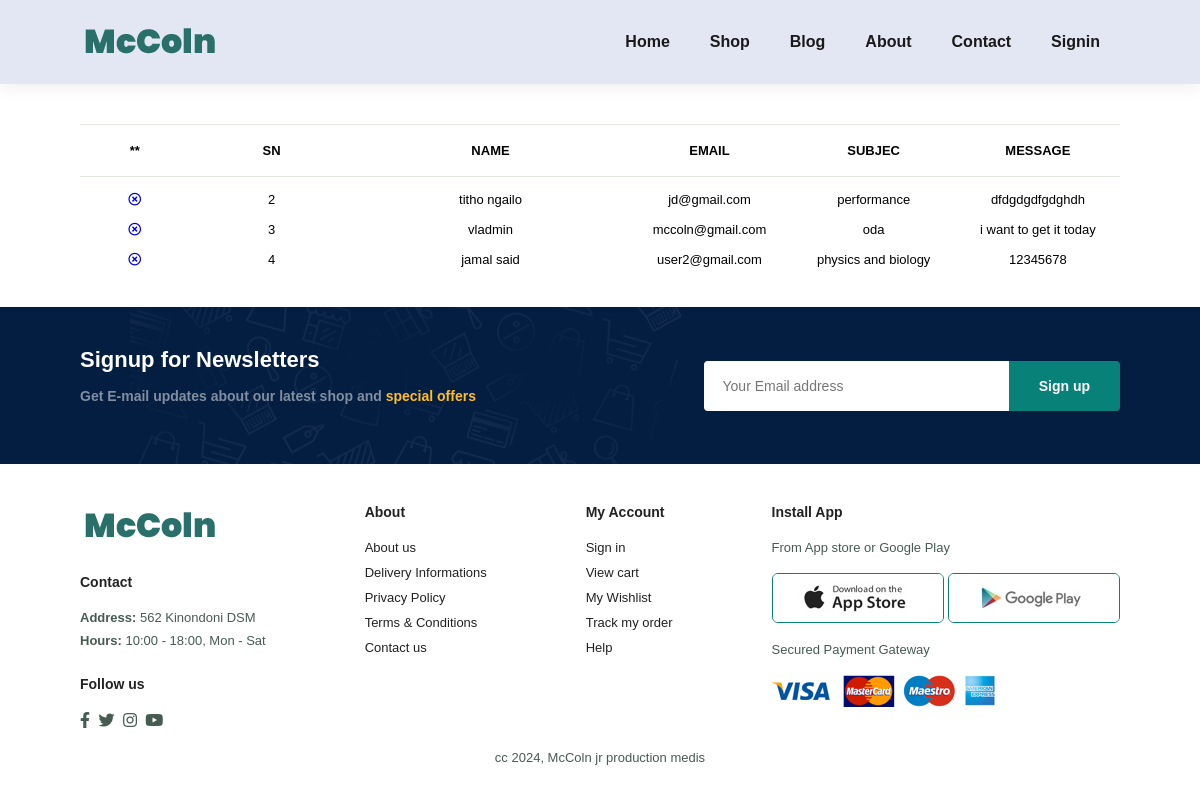
Page /receivedmessage/ on the committed database.
### app1/models.py (models this page shows, shortened)
class Contact(models.Model):
	name = models.CharField(max_length=20)
	email = models.CharField(max_length=30)
	subject = models.CharField(max_length=50)
	message = models.TextField(max_length=500)

### app1/views.py (the view)
# urls.py: path('receivedmessage/', views.receivedmessage, name='receivedmessage'),
def receivedmessage(request):
	x = Contact.objects.all()
	context = {
		'x':x
	}
	return render(request,'app1/receivedmessage.html',context)

### app1/templates/app1/receivedmessage.html (shortened to what this page needs)
{% extends 'app1/base.html' %}
{% load static %}
{% block container %}
  <section id="cart" class="section-p1">
    {% if x %}
    <table width="'100%">
        <thead>
            <tr>
                <td>**</td>
                <td>sn</td>
                <td>name</td>
                <td>Email</td>
                <td>Subjec</td>
                <td>Message</td>
            </tr>
        </thead>
        <tbody>
          {% for i in x %}
            <tr>
                <td><a href="#"><i class="far fa-times-circle"></i></a></td>
                <td>{{i.id}}</td>
                <td>{{i.name}}</td>
                <td>{{i.email}}</td>
                <td>{{i.subject}}</td>
                <td>{{i.message}}</td>
            </tr>
          {% endfor %}
        </tbody>
    </table>
    {% else %}
    <h1>No message sent yet</h1>
    {% endif %}
  </section>
{% endblock %}

### app1/static/app1/style.css (style rules this page uses)
* { margin: 0; padding: 0; box-sizing: border-box; font-family: 'spartan', sans-serif; }
.section-p1 { padding: 40px 80px; }
body { width: 100%; }
#cart { overflow-x: auto; }
#cart table { width: 100%; border-collapse: collapse; table-layout: fixed; white-space: nowrap; }
#cart table td:nth-child(1) { width: 100px; text-align: center; }
#cart table td:nth-child(2) { width: 150px; text-align: center; }
#cart table td:nth-child(3) { width: 250px; text-align: center; }
#cart table td:nth-child(4), #cart table td:nth-child(5), #cart table td:nth-child(6) { width: 150px; text-align: center; }
#cart table thead { border: 1px solid #e2e9e1; border-left: none; border-right: none; }
#cart table thead td { font-weight: 700; font-size: 13px; text-transform: uppercase; padding: 18px 0; }
#cart table tbody tr td { padding-top: 15px; }
#cart table tbody td { font-size: 13px; }

### rows in the picture
Contact: id "2", name "titho ngailo", email "jd@gmail.com", subject "performance", message "dfdgdgdfgdghdh"
Contact: id "3", name "vladmin", email "mccoln@gmail.com", subject "oda", message "i want to get it today"
Contact: id "4", name "jamal said", email "user2@gmail.com", subject "physics and biology", message "12345678"
